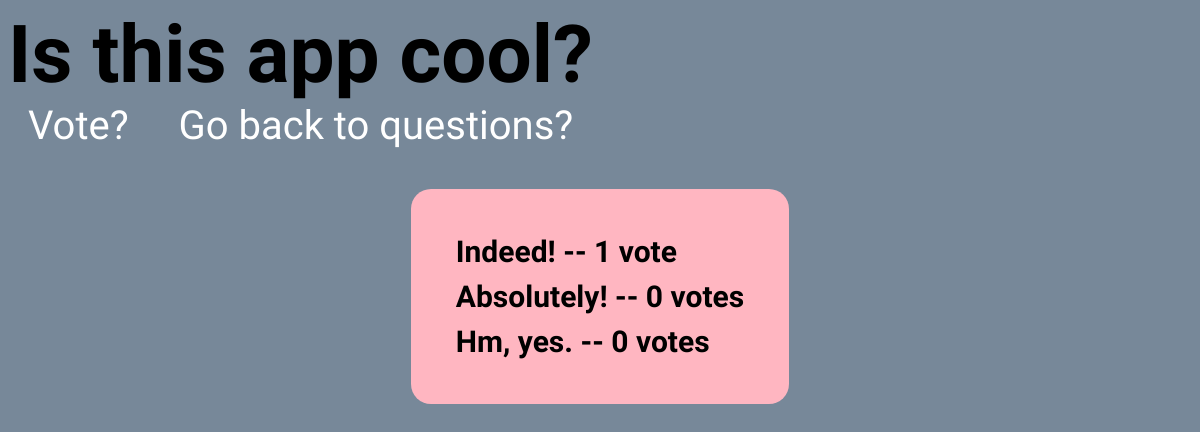
Screenshot of /5/results/ with the database file from the repository.
### polls/models.py (models this page shows, shortened)
class Question(models.Model):
    question_text = models.CharField(max_length=200)
    pub_date = models.DateTimeField('date published')
    def was_published_recently(self):
        now = timezone.now()
        return now - datetime.timedelta(days=1) <= self.pub_date <= now
    was_published_recently.admin_order_field = 'pub_date'
    was_published_recently.boolean = True
    was_published_recently.short_description = 'Published recently?'

class Choice(models.Model):
    question = models.ForeignKey(Question, on_delete=models.CASCADE)
    choice_text = models.CharField(max_length=200)
    votes = models.IntegerField(default=0)

### polls/views.py (the view)
# urls.py: path('<int:pk>/results/', views.ResultsView.as_view(), name='results'),
class ResultsView(generic.DetailView):
    model = Question
    template_name = 'polls/results.html'

### polls/templates/polls/results.html (shortened to what this page needs)
{% load static %}
<link rel="stylesheet" type="text/css" href="{% static 'polls/style.css' %}">
<h1>{{ question.question_text }}</h1>
<a href="{% url 'polls:detail' question.id %}">Vote?</a>
<a href="{% url 'polls:index' %}">Go back to questions?</a>
<div>
    <ul>
    {% for choice in question.choice_set.all %}
        <li class="mini">{{ choice.choice_text }} -- {{ choice.votes }} vote{{ choice.votes|pluralize }}</li>
    {% endfor %}
    </ul>
</div>

### polls/static/polls/style.css (style rules this page uses)
div { display: flex; align-items: center; justify-content: center; }
ul { padding: 40px; background-color: lightpink; border-radius: 20px; list-style-type: none; }
li { padding: 5px; }
a { text-decoration: none; color: white; max-width: 50%; padding: 0 20px; }
h1 { margin: 0; padding: 0; }
.mini { font-size: 30px; font-weight: 600; }

### rows the page displays
Question: question_text "Is this app cool?"
Choice: choice_text "Indeed!", votes "1"
Choice: choice_text "Absolutely!", votes "0"
Choice: choice_text "Hm, yes.", votes "0"
